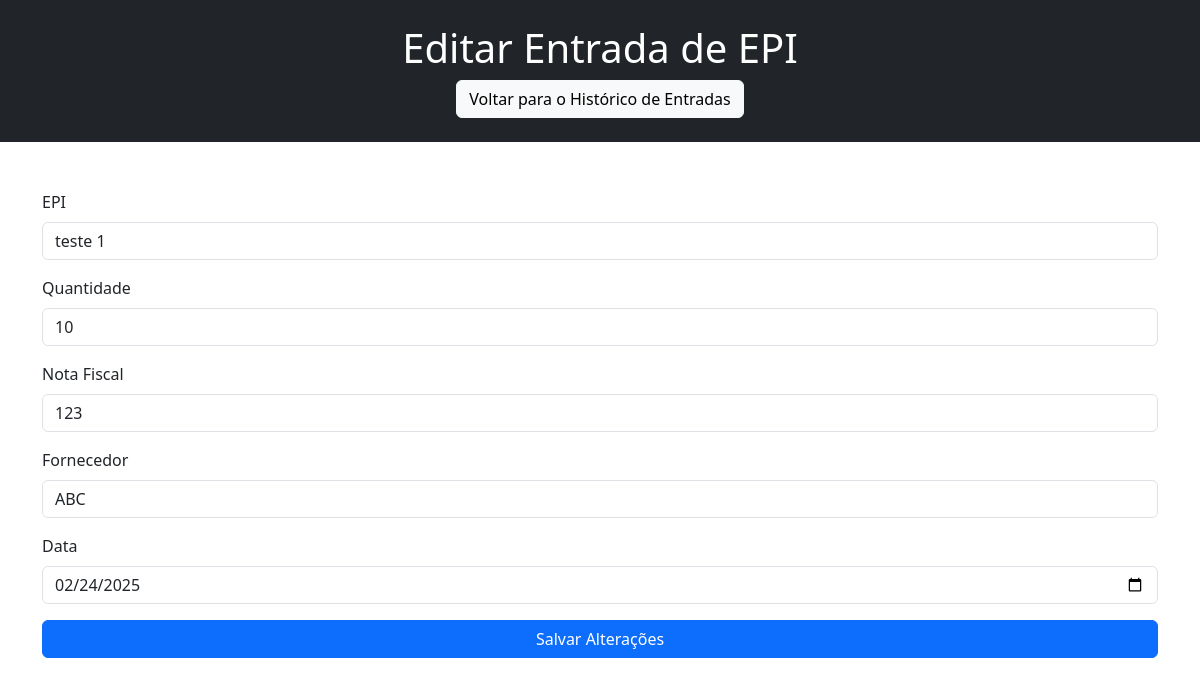
Page /editar_entrada/1 on the committed database.
### tables this page shows
CREATE TABLE entradas (
                            id INTEGER PRIMARY KEY AUTOINCREMENT,
                            epi_id INTEGER,
                            quantidade INTEGER,
                            data DATE,
                            nota_fiscal TEXT,
                            fornecedor TEXT,
                            FOREIGN KEY (epi_id) REFERENCES epis (id));

CREATE TABLE epis (
                            id INTEGER PRIMARY KEY AUTOINCREMENT,
                            nome TEXT NOT NULL,
                            ca TEXT NOT NULL,
                            vencimento DATE NOT NULL,
                            estoque_min INTEGER NOT NULL,
                            estoque_max INTEGER NOT NULL,
                            estoque_atual INTEGER NOT NULL DEFAULT 0,
                            preco REAL NOT NULL,
                            fabricante TEXT);

### app.py (the view, shortened to what this page needs)
@app.route('/editar_entrada/<int:id>', methods=["GET", "POST"])
def editar_entrada(id):
    with connect_db() as conn:
        cursor = conn.cursor()
        print(f"Buscando entrada com ID: {id}")
        cursor.execute('''SELECT * FROM entradas WHERE id = ?''', (id,))
        entrada = cursor.fetchone()
    if entrada is None:
        print(f"Entrada com ID {id} não encontrada.")
        return "Entrada não encontrada", 404
    with connect_db() as conn:
        cursor = conn.cursor()
        cursor.execute('''SELECT * FROM epis''')
        epis_data = cursor.fetchall()
    return render_template('editar_entrada.html', entrada=entrada, epis=epis_data)

### app.py (called while the page is built)
def connect_db():
    return sqlite3.connect('empresa.db')

### templates/editar_entrada.html (shortened to what this page needs)
<!DOCTYPE html>
<html lang="pt-br">
<head>
    <link href="https://cdn.jsdelivr.net/npm/bootstrap@5.3.0-alpha1/dist/css/bootstrap.min.css" rel="stylesheet">
</head>
<body>
<header class="bg-dark text-white text-center py-4">
    <h1>Editar Entrada de EPI</h1>
    <a class="btn btn-light" href="{{ url_for('entrada') }}">Voltar para o Histórico de Entradas</a>
</header>
<main class="container mt-5">
    <form action="{{ url_for('editar_entrada', id=entrada[0]) }}" method="POST">
        <div class="mb-3">
            <label for="epi_id" class="form-label">EPI</label>
            <select name="epi_id" class="form-control" id="epi_id" required>
                {% for epi in epis %}
                    <option value="{{ epi[0] }}" {% if epi[0] == entrada[1] %} selected {% endif %}>{{ epi[1] }}</option>
                {% endfor %}
            </select>
        </div>
        <div class="mb-3">
            <label for="quantidade" class="form-label">Quantidade</label>
            <input type="number" name="quantidade" class="form-control" value="{{ entrada[2] }}" required>
        </div>
        <div class="mb-3">
            <label for="nota_fiscal" class="form-label">Nota Fiscal</label>
            <input type="number" name="nota_fiscal" class="form-control" value="{{ entrada[4] }}" required>
        </div>
        <div class="mb-3">
            <label for="fornecedor" class="form-label">Fornecedor</label>
            <input type="text" name="fornecedor" class="form-control" value="{{ entrada[5] }}" required>
        </div>
        <div class="mb-3">
            <label for="data" class="form-label">Data</label>
            <input type="date" name="data" class="form-control" value="{{ entrada[3] }}" required>
        </div>
        <button type="submit" class="btn btn-primary w-100">Salvar Alterações</button>
    </form>
</main>
</body>
</html>

### rows in the picture
entradas: epi_id "teste 1", quantidade "10", nota_fiscal "123", fornecedor "ABC", data "02/24/2025"
